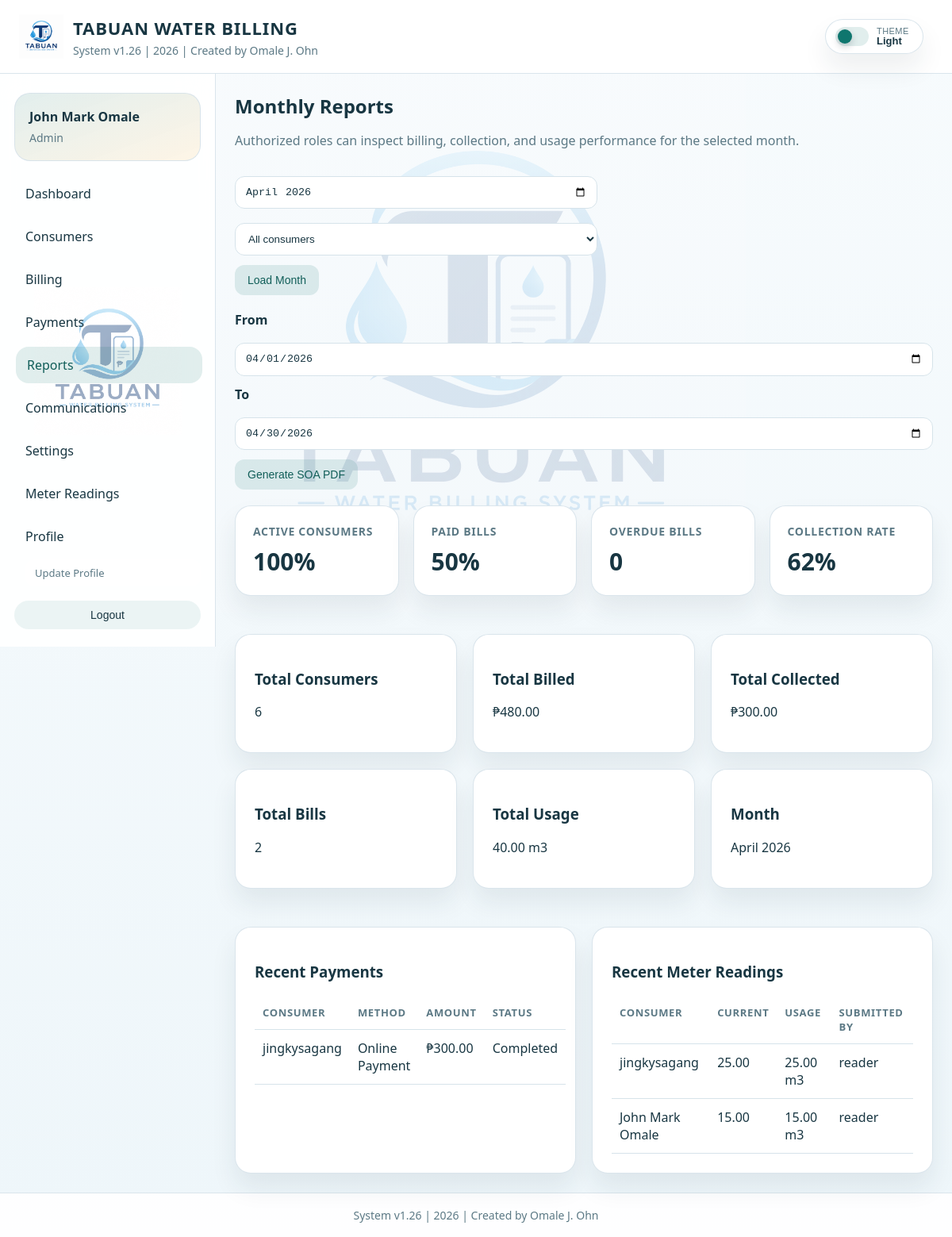
The app's page /reports/ (signed in) with its own data.
### billing/models.py (models this page shows, shortened)
class ConsumerProfile(models.Model):
    class Roles(models.TextChoices):
        ADMIN = 'admin', 'Admin'
        SECRETARY = 'secretary', 'Secretary'
        TREASURER = 'treasurer', 'Treasurer'
        READER = 'reader', 'Reading Panel'
        CONSUMER = 'consumer', 'Consumer'
    user = models.OneToOneField(settings.AUTH_USER_MODEL, on_delete=models.CASCADE)
    full_name = models.CharField(max_length=255)
    email = models.EmailField(blank=True)
    contact = models.CharField(max_length=50, blank=True)
    address = models.TextField(blank=True)
    role = models.CharField(max_length=20, choices=Roles.choices, default=Roles.CONSUMER)
    photo = models.ImageField(upload_to='profiles/', blank=True, null=True)
    created_at = models.DateTimeField(auto_now_add=True)

class Payment(models.Model):
    class Statuses(models.TextChoices):
        PENDING = 'pending', 'Pending'
        COMPLETED = 'completed', 'Completed'
        FAILED = 'failed', 'Failed'
    class Methods(models.TextChoices):
        CASH = 'cash', 'Cash'
        ONLINE = 'online', 'Online Payment'
        GCASH = 'gcash', 'GCash'
        PAYMAYA = 'paymaya', 'PayMaya'
        BANK = 'bank', 'Bank'
    class PaymentOptions(models.TextChoices):
        FULL = 'full', 'Full Payment'
        PARTIAL = 'partial', 'Partial Payment'
    consumer = models.ForeignKey(Consumer, on_delete=models.CASCADE, related_name='payments')
    billing = models.ForeignKey(BillingRecord, on_delete=models.SET_NULL, null=True, blank=True, related_name='payments')
    payment_method = models.CharField(max_length=20, choices=Methods.choices, default=Methods.CASH)
    payment_option = models.CharField(max_length=20, choices=PaymentOptions.choices, default=PaymentOptions.FULL)
    amount_paid = models.DecimalField(max_digits=10, decimal_places=2)
    discount_amount = models.DecimalField(max_digits=10, decimal_places=2, default=0)
    payment_date = models.DateField()
    covered_month = models.DateField(null=True, blank=True, help_text='Use the first day of the covered month.')
    status = models.CharField(max_length=20, choices=Statuses.choices, default=Statuses.COMPLETED)
    reference_number = models.CharField(max_length=100, blank=True)
    gateway = models.CharField(max_length=30, blank=True)
    gateway_reference = models.CharField(max_length=120, blank=True)
    gateway_payment_id = models.CharField(max_length=120, blank=True)
    gateway_status = models.CharField(max_length=50, blank=True)
    gateway_redirect_url = models.URLField(blank=True)
    gateway_response = models.JSONField(default=dict, blank=True)
    created_at = models.DateTimeField(auto_now_add=True)
    class Meta:
        ordering = ['-payment_date', '-created_at']
    @property
    def amount_credited(self):
        return (self.amount_paid or Decimal('0')) + (self.discount_amount or Decimal('0'))

class Consumer(models.Model):
    class Statuses(models.TextChoices):
        ACTIVE = 'active', 'Active'
        INACTIVE = 'inactive', 'Inactive'
    profile = models.OneToOneField(
        ConsumerProfile,
        on_delete=models.SET_NULL,
        null=True,
        blank=True,
        related_name='consumer_record',
    )
    full_name = models.CharField(max_length=255)
    address = models.TextField(blank=True)
    contact_number = models.CharField(max_length=50, blank=True)
    status = models.CharField(max_length=20, choices=Statuses.choices, default=Statuses.ACTIVE)
    photo = models.ImageField(upload_to='consumers/', blank=True, null=True)
    created_at = models.DateTimeField(auto_now_add=True)

class MeterReading(models.Model):
    consumer = models.ForeignKey(Consumer, on_delete=models.CASCADE, related_name='meter_readings')
    reading_date = models.DateField(default=timezone.localdate)
    billing_month = models.DateField(editable=False)
    previous_reading = models.DecimalField(max_digits=10, decimal_places=2, default=0)
    current_reading = models.DecimalField(max_digits=10, decimal_places=2)
    usage_m3 = models.DecimalField(max_digits=10, decimal_places=2, default=0)
    notes = models.TextField(blank=True)
    submitted_by = models.ForeignKey(
        settings.AUTH_USER_MODEL,
        on_delete=models.SET_NULL,
        null=True,
        blank=True,
        related_name='submitted_meter_readings',
    )
    created_at = models.DateTimeField(auto_now_add=True)
    updated_at = models.DateTimeField(auto_now=True)
    class Meta:
        ordering = ['-reading_date', '-created_at']
        constraints = [
            models.UniqueConstraint(fields=['consumer', 'billing_month'], name='unique_monthly_meter_reading'),
        ]

### billing/views.py (the view)
# urls.py: path('reports/', views.reports_view, name='reports'),
@role_required(ConsumerProfile.Roles.ADMIN, ConsumerProfile.Roles.SECRETARY, ConsumerProfile.Roles.TREASURER)
def reports_view(request):
    selected_month = get_selected_month(request.GET.get('month'))
    selected_consumer = request.GET.get('consumer', '').strip()
    selected_consumer_record = get_object_or_404(Consumer, pk=selected_consumer) if selected_consumer else None
    default_start_date = selected_month
    default_end_date = selected_month.replace(day=28) + timedelta(days=4)
    default_end_date = default_end_date - timedelta(days=default_end_date.day)
    soa_start_date = get_selected_date(request.GET.get('start_date'), default_start_date)
    soa_end_date = get_selected_date(request.GET.get('end_date'), default_end_date)
    statement_context = _build_monthly_statement_context(selected_month, consumer=selected_consumer_record)
    total_billed = statement_context['total_billed']
    total_collected = statement_context['total_collected']
    total_usage = statement_context['total_usage']
    total_consumers = Consumer.objects.count()
    paid_bills = statement_context['paid_bills']
    total_bills = len(statement_context['statement_billings'])
    overdue_bills = sum(1 for billing in statement_context['statement_billings'] if _has_unpaid_overdue_balance(billing))
    context = {
        **statement_context,
        'selected_month': selected_month,
        'active_percent': round((Consumer.objects.filter(status=Consumer.Statuses.ACTIVE).count() / total_consumers) * 100)
        if total_consumers
        else 0,
        'paid_percent': round((paid_bills / total_bills) * 100) if total_bills else 0,
        'pending_percent': round((overdue_bills / total_bills) * 100) if total_bills else 0,
        'collection_rate': round((total_collected / total_billed) * 100) if total_billed else 0,
        'total_consumers': total_consumers,
        'total_bills': total_bills,
        'overdue_bills': overdue_bills,
        'total_collected': total_collected,
        'total_billed': total_billed,
        'total_usage': total_usage,
        'recent_payments': statement_context['statement_payments'][:10],
        'recent_readings': statement_context['statement_readings'][:10],
        'consumers': Consumer.objects.order_by('full_name'),
        'selected_consumer': selected_consumer,
        'soa_start_date': soa_start_date,
        'soa_end_date': soa_end_date,
    }
    return render(request, 'billing/reports.html', context)

### billing/models.py (called while the page is built)
    @classmethod
    def load(cls):
        defaults = {
            'rate_per_m3': Decimal('20.00'),
            'billing_due_days': 15,
            'enable_cash_payments': True,
            'enable_online_payments': True,
            'notify_by_email': True,
            'notify_by_sms': False,
        }
        settings_obj, _ = cls.objects.get_or_create(pk=1, defaults=defaults)
        return settings_obj

    @property
    def amount_due(self):
        due = (self.total_amount or Decimal('0')) - (self.amount_paid or Decimal('0'))
        return due if due > 0 else Decimal('0')

### billing/permissions.py (called while the page is built)
def get_user_profile(user, create=False):
    if create:
        return ensure_user_profile(user)
    if not getattr(user, 'is_authenticated', False):
        return None
    return ConsumerProfile.objects.filter(user=user).first()

def get_user_role(user, create=False):
    if not getattr(user, 'is_authenticated', False):
        return None
    if user.is_staff or user.is_superuser:
        return ConsumerProfile.Roles.ADMIN
    profile = get_user_profile(user, create=create)
    return profile.role if profile else ConsumerProfile.Roles.CONSUMER

def get_linked_consumer(user):
    profile = get_user_profile(user)
    if not profile:
        return None
    return getattr(profile, 'consumer_record', None)

def get_dashboard_route(role):
    return {
        ConsumerProfile.Roles.ADMIN: 'admin_panel',
        ConsumerProfile.Roles.SECRETARY: 'secretary_panel',
        ConsumerProfile.Roles.TREASURER: 'treasurer_panel',
        ConsumerProfile.Roles.READER: 'reader_panel',
        ConsumerProfile.Roles.CONSUMER: 'consumer_panel',
    }.get(role, 'consumer_panel')

def get_dashboard_url_for_user(user):
    return get_dashboard_route(get_user_role(user, create=True))

def role_required(*allowed_roles):
    def decorator(view_func):
        @login_required
        @wraps(view_func)
        def wrapped(request, *args, **kwargs):
            role = get_user_role(request.user, create=True)
            if role not in allowed_roles:
                messages.error(request, 'You do not have permission to access that page.')
                return redirect(get_dashboard_url_for_user(request.user))
            return view_func(request, *args, **kwargs)
        return wrapped
    return decorator

### billing/services.py (called while the page is built)
def month_start(value):
    if not value:
        return None
    return value.replace(day=1)

### templates/billing/reports.html (shortened to what this page needs)
{% extends 'base.html' %}
{% block content %}
<section class="page-wrap">
    <div class="toolbar" style="justify-content: space-between; margin-bottom: 20px;">
        <div>
            <h2 class="page-title">Monthly Reports</h2>
            <p class="muted">Authorized roles can inspect billing, collection, and usage performance for the selected month.</p>
        </div>
        <form method="get" class="toolbar">
            <input type="month" name="month" value="{{ selected_month|date:'Y-m' }}">
            <select name="consumer">
                <option value="">All consumers</option>
            </select>
            <button type="submit" class="btn secondary">Load Month</button>
        </form>
    </div>
    <form method="get" action="{% url 'reports_export' %}" class="toolbar" style="margin-bottom: 20px;">
        <label for="soa-start-date">From</label>
        <input type="date" id="soa-start-date" name="start_date" value="{{ soa_start_date|date:'Y-m-d' }}">
        <label for="soa-end-date">To</label>
        <input type="date" id="soa-end-date" name="end_date" value="{{ soa_end_date|date:'Y-m-d' }}">
        <button type="submit" class="btn secondary">Generate SOA PDF</button>
    </form>
    <div class="stats-grid">
        <div class="mini-card"><h3>Active Consumers</h3><p>{{ active_percent }}%</p></div>
        <div class="mini-card"><h3>Paid Bills</h3><p>{{ paid_percent }}%</p></div>
        <div class="mini-card"><h3>Overdue Bills</h3><p>{{ overdue_bills }}</p></div>
        <div class="mini-card"><h3>Collection Rate</h3><p>{{ collection_rate }}%</p></div>
    </div>
</section>
<section class="page-wrap grid-3">
    <div class="card">
        <h3>Total Consumers</h3>
        <p>{{ total_consumers }}</p>
    </div>
    <div class="card">
        <h3>Total Billed</h3>
        <p>&#8369;{{ total_billed }}</p>
    </div>
    <div class="card">
        <h3>Total Collected</h3>
        <p>&#8369;{{ total_collected }}</p>
    </div>
    <div class="card">
        <h3>Total Bills</h3>
        <p>{{ total_bills }}</p>
    </div>
    <div class="card">
        <h3>Total Usage</h3>
        <p>{{ total_usage }} m3</p>
    </div>
    <div class="card">
        <h3>Month</h3>
        <p>{{ selected_month|date:'F Y' }}</p>
    </div>
</section>
<section class="page-wrap grid-2">
    <div class="table-card">
        <h3>Recent Payments</h3>
        <table>
            <thead><tr><th>Consumer</th><th>Method</th><th>Amount</th><th>Status</th></tr></thead>
            <tbody>
                {% for payment in recent_payments %}
                    <tr>
                        <td>{{ payment.consumer.full_name }}</td>
                        <td>{{ payment.get_payment_method_display }}</td>
                        <td>&#8369;{{ payment.amount_paid }}</td>
                        <td>{{ payment.get_status_display }}</td>
                    </tr>
                {% empty %}
                    <tr><td colspan="4" class="empty-state">No payments in this period.</td></tr>
                {% endfor %}
            </tbody>
        </table>
    </div>
    <div class="table-card">
        <h3>Recent Meter Readings</h3>
        <table>
            <thead><tr><th>Consumer</th><th>Current</th><th>Usage</th><th>Submitted By</th></tr></thead>
            <tbody>
                {% for reading in recent_readings %}
                    <tr>
                        <td>{{ reading.consumer.full_name }}</td>
                        <td>{{ reading.current_reading }}</td>
                        <td>{{ reading.usage_m3 }} m3</td>
                        <td>{{ reading.submitted_by.username|default:'System' }}</td>
                    </tr>
                {% empty %}
                    <tr><td colspan="4" class="empty-state">No meter readings in this period.</td></tr>
                {% endfor %}
            </tbody>
        </table>
    </div>
</section>
{% endblock %}

### templates/base.html (shortened to what this page needs)
{% load static %}
<!DOCTYPE html>
<html lang="en">
<head>
</head>
<body>
    <header class="site-header">
        <div class="header-wrap">
            <div class="header-brand">
                <img src="{% static 'legacy_img/tabuan-logo.png' %}" alt="Tabuan Water Billing System Logo" class="brand-logo">
                <div class="brand-block">
                    <strong>Tabuan Water Billing</strong>
                    <span>System v1.26 | 2026 | Created by Omale J. Ohn</span>
                </div>
            </div>
            <div class="header-actions">
                <button type="button" class="theme-toggle" id="theme-toggle" aria-label="Switch theme">
                    <span class="theme-toggle-track" aria-hidden="true">
                        <span class="theme-toggle-knob"></span>
                    </span>
                    <span class="theme-toggle-copy">
                        <span>Theme</span>
                        <strong id="theme-toggle-label">Light</strong>
                    </span>
                </button>
            </div>
        </div>
    </header>
    {% if user.is_authenticated %}
        <div class="app-shell">
            <aside class="app-sidebar" id="app-sidebar">
                <div class="sidebar-panel">
                    <div class="sidebar-user">
                        <strong>{{ current_profile.full_name|default:user.username }}</strong>
                        <span>{{ current_profile.get_role_display|default:current_role|title }}</span>
                    </div>
                    <nav class="sidebar-nav">
                        {% for item in navigation_items %}
                            <div class="sidebar-link-stack">
                                <a href="{% url item.url_name %}" class="sidebar-link {% if item.active %}active{% endif %}">
                                    <span>{{ item.label }}</span>
                                </a>
                                {% if item.url_name == 'profile' %}
                                    <a href="{% url 'profile' %}" class="sidebar-sublink {% if current_url_name == 'profile' %}active{% endif %}">Update Profile</a>
                                {% endif %}
                            </div>
                        {% endfor %}
                    </nav>
                    <div class="sidebar-footer">
                        <form method="post" action="{% url 'logout' %}" class="nav-inline-form" style="width: 100%;">
                            <button type="submit" class="nav-link-button" style="width: 100%;">Logout</button>
                        </form>
                    </div>
                </div>
            </aside>
            <main class="app-main">
    {% endif %}
    {% block content %}{% endblock %}
    {% if user.is_authenticated %}
            </main>
        </div>
    {% endif %}
    <footer class="system-footer">System v1.26 | 2026 | Created by Omale J. Ohn</footer>
</body>
</html>

### records on screen
ConsumerProfile: full_name "John Mark Omale", role "Admin"
Payment: consumer.full_name "jingkysagang", payment_method "Online Payment", amount_paid "300.00", status "Completed"
MeterReading: consumer.full_name "jingkysagang", current_reading "25.00", usage_m3 "25.00", submitted_by.username "reader"
MeterReading: consumer.full_name "John Mark Omale", current_reading "15.00", usage_m3 "15.00", submitted_by.username "reader"

### other values on screen
{{ item.label }} "Dashboard" "Consumers" "Billing" "Payments" "Reports" "Communications" "Settings" "Meter Readings" "Profile"
{{ active_percent }} "100"
{{ paid_percent }} "50"
{{ overdue_bills }} "0"
{{ collection_rate }} "62"
{{ total_consumers }} "6"
{{ total_billed }} "480.00"
{{ total_collected }} "300.00"
{{ total_bills }} "2"
{{ total_usage }} "40.00"
{{ selected_month|date:'F Y' }} "April 2026"
